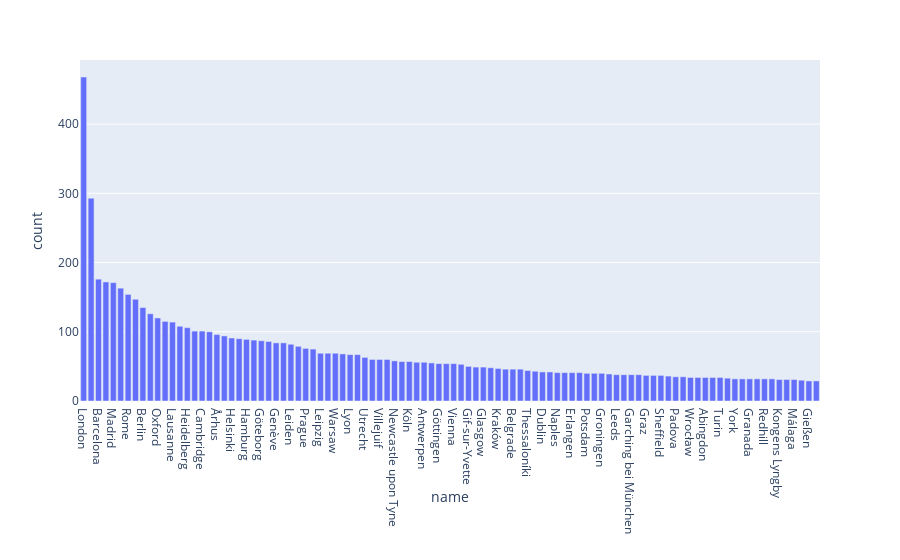

Source (notebook cell):
### Code cell
px.bar(df[:100], x="name", y="count", height=200)

### Figure 1 — Plotly figure (JSON) as saved in the notebook; plotly's stock layout.template omitted (floating-point values rounded to 4 significant figures)
{"data": [{"alignmentgroup": "True", "hoverlabel": {"namelength": 0}, "hovertemplate": "name=%{x}<br>count=%{y}", "legendgroup": "", "marker": {"color": "#636efa"}, "name": "", "offsetgroup": "", "orientation": "v", "showlegend": false, "textposition": "auto", "type": "bar", "uid": "87e36f54-84db-4a61-bc0c-7425808f06b4", "x": ["London", "Paris", "Barcelona", "Amsterdam", "Madrid", "Milan", "Rome", "Zürich", "Berlin", "Stockholm", "Oxford", "Munich", "Lausanne", "Oslo", "Heidelberg", "Leuven", "Cambridge", "Gent", "Århus", "Lisbon", "Helsinki", "Moscow", "Hamburg", "Manchester", "Göteborg", "Copenhagen", "Genève", "Brussels", "Leiden", "Athens", "Prague", "Maastricht", "Leipzig", "Valencia", "Warsaw", "Lund", "Lyon", "Edinburgh", "Utrecht", "Rotterdam", "Villejuif", "Uppsala", "Newcastle upon Tyne", "Freiburg", "Köln", "Birmingham", "Antwerpen", "Basel", "Göttingen", "Florence", "Vienna", "Bordeaux", "Gif-sur-Yvette", "Nijmegen", "Glasgow", "Porto", "Kraków", "Bern", "Belgrade", "Exeter", "Thessaloníki", "Liverpool", "Dublin", "Turku", "Naples", "Ljubljana", "Erlangen", "Essen", "Potsdam", "Novosibirsk", "Groningen", "Bergen", "Leeds", "Sevilla", "Garching bei München", "Frankfurt am Main", "Graz", "Bucharest", "Sheffield", "Linköping", "Padova", "Rozzano", "Wrocław", "Coventry", "Abingdon", "Cardiff", "Turin", "Marseille", "York", "Budapest", "Granada", "Pisa", "Redhill", "Bonn", "Kongens Lyngby", "Tübingen", "Málaga", "Bratislava", "Gießen", "Montpellier"], "xaxis": "x", "y": [468, 293, 176, 172, 171, 163, 154, 147, 135, 126, 120, 115, 114, 108, 106, 101, 101, 100, 96, 94, 91, 90, 89, 88, 87, 86, 84, 84, 82, 79, 76, 75, 69, 69, 69, 68, 67, 67, 63, 60, 60, 60, 58, 57, 57, 56, 56, 55, 54, 54, 54, 53, 50, 49, 49, 48, 47, 46, 46, 46, 44, 43, 42, 42, 41, 41, 41, 41, 40, 40, 40, 39, 38, 38, 38, 38, 37, 37, 37, 36, 35, 35, 34, 34, 34, 34, 34, 33, 32, 32, 32, 32, 32, 32, 31, 31, 31, 30, 29, 29], "yaxis": "y"}], "layout": {"autosize": true, "barmode": "relative", "grid": {"xaxes": ["x"], "xgap": 0.1, "xside": "bottom", "yaxes": ["y"], "ygap": 0.1, "yside": "left"}, "legend": {"tracegroupgap": 0}, "margin": {"t": 60}, "xaxis": {"autorange": true, "range": [-0.5, 99.5], "title": {"text": "name"}, "type": "category"}, "yaxis": {"autorange": true, "range": [0, 492.6], "title": {"text": "count"}, "type": "linear"}}}
